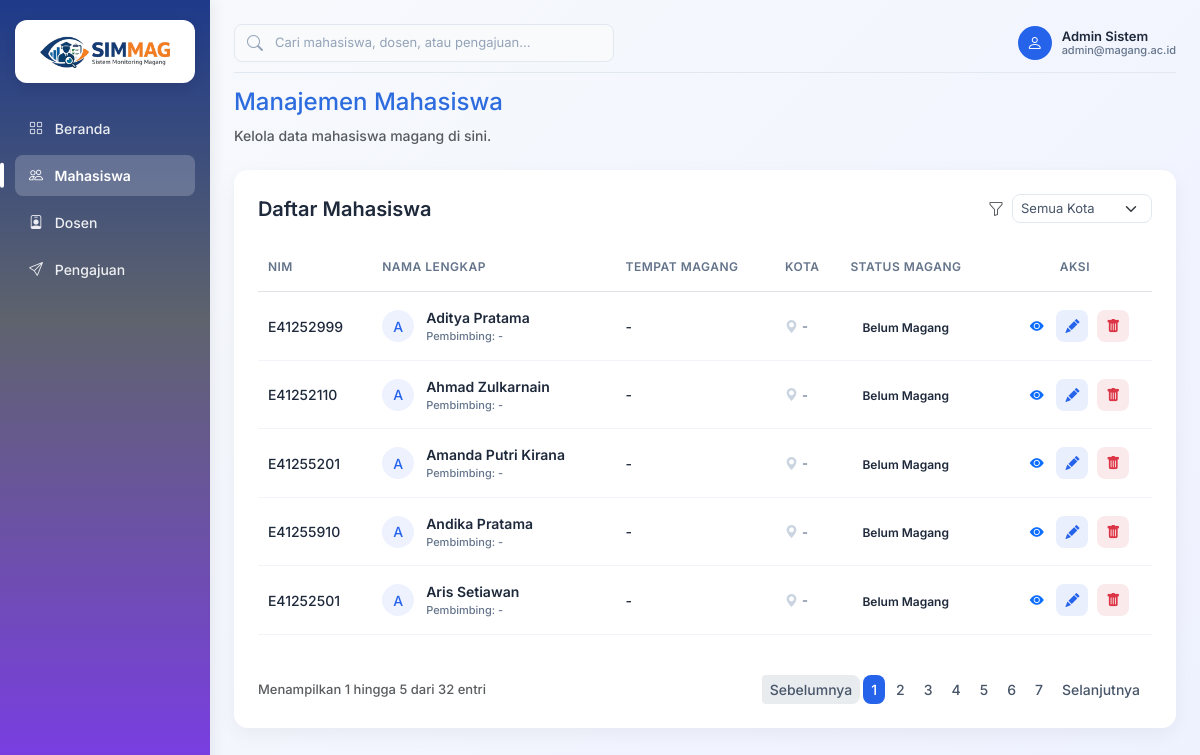
The app's page /admin/mahasiswa.php (signed in) with its own data.
### tables this page shows
CREATE TABLE `mahasiswa` (
  `id_mahasiswa` int(11) NOT NULL,
  `NIM` varchar(20) NOT NULL,
  `nama` varchar(100) NOT NULL,
  `email` varchar(100) NOT NULL,
  `prodi` varchar(100) NOT NULL,
  `password` varchar(255) NOT NULL,
  `no_hp` varchar(20) DEFAULT NULL
);

### config/paging.php (called while the page is built)
<?php
$page_active = $_GET['page'] ?? 1;
$limit = $limit ?? 5;
$offset = ($page_active - 1) * $limit;
$stmtTotal = $conn->prepare($count_query);
$stmtTotal->execute($count_params ?? []);
$total_data = $stmtTotal->fetch(PDO::FETCH_ASSOC)['total'];
$total_page = ceil($total_data / $limit);
$start_data = ($page_active - 1) * $limit + 1;
$end_data = min($start_data + $limit - 1, $total_data);
?>

### admin/mahasiswa.php (the view, shortened to what this page needs)
<?php
$db = new Database();
$conn = $db->getConnection();
$page = "mahasiswa";
$count_query = "
    SELECT COUNT(*) as total
    FROM mahasiswa
";
include '../config/paging.php';
$query = "
    SELECT
        m.*,
        pm.tempat_magang,
        pm.status_pendaftaran,
        pm.id_dosen,
        d.nama AS nama_dosen,
        p.kota
    FROM mahasiswa m
    LEFT JOIN pendaftaran_magang pm ON m.id_mahasiswa = pm.id_mahasiswa
    LEFT JOIN dosen d ON pm.id_dosen = d.id_dosen
    LEFT JOIN pengajuan p ON pm.id_pengajuan = p.id_pengajuan
";
$query .= "
    ORDER BY m.nama ASC
    LIMIT $limit
    OFFSET $offset
";
$stmtMahasiswa = $conn->prepare($query);
$stmtMahasiswa->execute();
$data_mahasiswa = $stmtMahasiswa->fetchAll(PDO::FETCH_ASSOC);
?>
<!DOCTYPE html>
<html lang="id">
<head>
    <link href="https://cdn.jsdelivr.net/npm/bootstrap@5.3.0/dist/css/bootstrap.min.css" rel="stylesheet">
    <link href="https://cdn.jsdelivr.net/npm/bootstrap-icons/font/bootstrap-icons.css" rel="stylesheet">
    <link rel="stylesheet" href="assets/css/admin.css">
    <link rel="stylesheet" href="assets/css/mahasiswa.css">
</head>
<body>
    <div class="d-flex">
        <div class="sidebar d-flex flex-column">
            <div>
                <div class="logo-container">
                    <img src="assets/logo.png" class="logo-sidebar" alt="Logo">
                </div>
                <a href="beranda.php" class="<?= ($page == 'beranda') ? 'active' : '' ?>">
                    <i class="bi bi-grid me-2"></i> Beranda
                </a>
                <a href="mahasiswa.php" class="<?= ($page == 'mahasiswa') ? 'active' : '' ?>">
                    <i class="bi bi-people me-2"></i> Mahasiswa
                </a>
                <a href="dosen.php" class="<?= ($page == 'dosen') ? 'active' : '' ?>">
                    <i class="bi bi-person-badge me-2"></i> Dosen
                </a>
                <a href="pengajuan.php" class="<?= ($page == 'pengajuan') ? 'active' : '' ?>">
                    <i class="bi bi-send me-2"></i> Pengajuan
                </a>
            </div>
        </div>
        <div class="p-4 w-100">
            <div class="header-top">
                <form action="search.php" method="GET" class="search-box m-0">
                    <i class="bi bi-search"></i>
                    <input type="text" name="q" placeholder="Cari mahasiswa, dosen, atau pengajuan..." value="<?= isset($_GET['q']) ? htmlspecialchars($_GET['q']) : '' ?>" required>
                </form>
                <div class="profile-section">
                    <div class="profile-wrapper">
                        <div class="profile-info" id="profileToggle" style="cursor:pointer;">
                            <div class="profile-avatar">
                                <i class="bi bi-person"></i>
                            </div>
                            <div class="profile-text">
                                <div class="name">Admin Sistem</div>
                                <div class="email">admin@magang.ac.id</div>
                            </div>
                        </div>
                    </div>
                </div>
            </div>
            <div class="mb-4">
                <h4 style="color:#2d6cdf;">Manajemen Mahasiswa</h4>
                <p class="text-muted mb-0" style="font-size:14px;">Kelola data mahasiswa magang di sini.</p>
            </div>
            <div class="table-card">
                <div class="table-header">
                    <h5 class="m-0" style="color: #1e293b;">Daftar Mahasiswa</h5>
                    <div class="d-flex gap-3 align-items-center">
                        <div class="d-flex align-items-center">
                            <i class="bi bi-funnel text-muted me-2"></i>
                            <form method="GET">
                                <select name="kota" class="form-select form-select-sm" onchange="this.form.submit()" style="border-radius: 8px; font-size: 13px; color: #475569; width: 140px; border-color: #e2e8f0;">
                                    <option value="">Semua Kota</option>
                                </select>
                            </form>
                        </div>
                    </div>
                </div>
                <div class="table-responsive">
                    <table class="table table-borderless align-middle">
                        <thead>
                            <tr>
                                <th>NIM</th>
                                <th>Nama Lengkap</th>
                                <th>Tempat Magang</th>
                                <th>Kota</th>
                                <th>Status Magang</th>
                                <th class="text-center">Aksi</th>
                            </tr>
                        </thead>
                        <tbody>
                            <?php foreach ($data_mahasiswa as $mhs): ?>
                                <tr>
                                    <td><?= $mhs['NIM'] ?></td>
                                    <td>
                                        <div class="d-flex align-items-center">
                                            <div class="profile-avatar" style="width: 32px; height: 32px; font-size: 14px; margin-right: 12px; background: #eef2ff; color: #2563eb;">
                                                <?= substr($mhs['nama'], 0, 1) ?>
                                            </div>
                                            <div>
                                                <div style="font-weight: 600;"><?= $mhs['nama'] ?></div>
                                                <div style="font-size: 11px; color: #64748b;">Pembimbing: <?= $mhs['nama_dosen'] ?? '-' ?></div>
                                            </div>
                                        </div>
                                    </td>
                                    <td><?= $mhs['tempat_magang'] ?? '-' ?></td>
                                    <td>
                                        <span style="font-size: 13px; color: #64748b;">
                                            <i class="bi bi-geo-alt-fill me-1" style="color: #cbd5e1;"></i><?= $mhs['kota'] ?? '-' ?>
                                        </span>
                                    </td>
                                    <td>
                                        <span class="badge-status status-<?= strtolower($mhs['status_pendaftaran'] ?? 'belum') ?>">
                                            <?= $mhs['status_pendaftaran'] ?? 'Belum Magang' ?>
                                        </span>
                                    </td>
                                    <td class="text-center">
                                        <a href="detail_mahasiswa.php?id=<?= $mhs['id_mahasiswa'] ?>" class="btn-action" title="Detail Mahasiswa">
                                            <i class="bi bi-eye-fill"></i>
                                        </a>
                                        <a href="#" class="btn-action btn-edit"
                                            data-id="<?= $mhs['id_mahasiswa'] ?>"
                                            data-nama="<?= $mhs['nama'] ?>"
                                            data-nim="<?= $mhs['NIM'] ?>"
                                            data-tempat="<?= $mhs['tempat_magang'] ?>"
                                            data-kota="<?= $mhs['kota'] ?>"
                                            data-status="<?= $mhs['status_pendaftaran'] ?>"
                                            data-dosen="<?= $mhs['id_dosen'] ?? '' ?>"
                                            title="Edit Data">
                                            <i class="bi bi-pencil-fill"></i>
                                        </a>
                                        <a href="#" class="btn-action btn-delete" data-id="<?= $mhs['id_mahasiswa'] ?>" title="Hapus Data">
                                            <i class="bi bi-trash-fill"></i>
                                        </a>
                                    </td>
                                </tr>
                            <?php endforeach; ?>
                        </tbody>
                    </table>
                </div>
                <?php include '../config/pagination.php'; ?>
            </div>
        </div>
    </div>
</body>
</html>

### config/pagination.php
<nav class="mt-4 d-flex justify-content-between align-items-center">
    <span class="text-muted" style="font-size: 13px;">
        Menampilkan <?= $start_data ?> hingga <?= $end_data ?> dari <?= $total_data ?> entri
    </span>
    <ul class="pagination pagination-sm m-0">
        <li class="page-item <?= ($page_active <= 1) ? 'disabled' : '' ?>">
            <a class="page-link" href="?page=<?= $page_active - 1 ?>">Sebelumnya</a>
        </li>
        <?php for ($i = 1; $i <= $total_page; $i++) : ?>
            <li class="page-item <?= ($i == $page_active) ? 'active' : '' ?>">
                <a class="page-link" href="?page=<?= $i ?>"><?= $i ?></a>
            </li>
        <?php endfor; ?>
        <li class="page-item <?= ($page_active >= $total_page) ? 'disabled' : '' ?>">
            <a class="page-link" href="?page=<?= $page_active + 1 ?>">Selanjutnya</a>
        </li>
    </ul>
</nav>

### admin/assets/css/admin.css (style rules this page uses)
body { font-family: 'Inter', sans-serif; font-weight: 500; background: linear-gradient(135deg, #f8fafc 0%, #eef2ff 100%); }
h5, h6 { font-weight: 600; }
p, small { font-weight: 500; }
.sidebar { width: 250px; min-height: 100vh; background: linear-gradient(180deg, #1e3a8a 0%, #5e636d 40%, #7c3aed 100%); padding: 20px 15px; box-shadow: 2px 0 15px rgba(0,0,0,0.08); }
.logo-container { background: #ffffff; padding: 15px; border-radius: 12px; margin-bottom: 25px; box-shadow: 0 4px 12px rgba(0,0,0,0.1); display: flex; justify-content: center; align-items: center; }
.logo-sidebar { width: 130px; display: block; }
.sidebar a { position: relative; color: rgba(255,255,255,0.9); display: block; padding: 10px 14px; border-radius: 8px; text-decoration: none; margin-bottom: 6px; font-size: 14px; font-weight: 500; transition: all 0.25s ease; }
.sidebar a.active { background: rgba(255,255,255,0.2); color: #fff; font-weight: 600; }
.sidebar a.active::before { content: ""; position: absolute; left: -15px; top: 50%; transform: translateY(-50%); width: 4px; height: 60%; background: #fff; border-radius: 4px; }
.header-top { display: flex; justify-content: space-between; align-items: center; padding-bottom: 10px; border-bottom: 1px solid #e2e8f0; margin-bottom: 15px; }
.search-box { display: flex; align-items: center; background-color: #f8fafc; border: 1px solid #e2e8f0; border-radius: 8px; padding: 6px 12px; width: 380px; }
.search-box i { color: #94a3b8; margin-right: 10px; }
.search-box input { border: none; background: transparent; width: 100%; outline: none; color: #475569; font-size: 13px; }
.search-box input::placeholder { color: #94a3b8; }
.profile-section { display: flex; align-items: center; }
.profile-info { display: flex; align-items: center; }
.profile-avatar { width: 34px; height: 34px; border-radius: 50%; background-color: #2563eb; color: white; display: flex; align-items: center; justify-content: center; font-size: 16px; margin-right: 10px; }
.profile-text { line-height: 1.2; }
.profile-text .name { font-weight: 600; font-size: 13px; color: #1e293b; }
.profile-text .email { font-size: 11px; color: #64748b; }
.profile-wrapper { position: relative; }
.table-card { background: #fff; border-radius: 14px; box-shadow: 0 6px 20px rgba(0,0,0,0.05); padding: 24px; }
.table-header { display: flex; justify-content: space-between; align-items: center; margin-bottom: 20px; }
.table th { font-weight: 600; color: #64748b; border-bottom-width: 1px; font-size: 12px; text-transform: uppercase; letter-spacing: 0.5px; padding: 15px 10px; }
.table td { vertical-align: middle; font-weight: 500; color: #1e293b; font-size: 14px; padding: 15px 10px; border-bottom: 1px solid #f1f5f9; }
.table tbody tr { transition: background 0.2s ease; }
.badge-status { padding: 6px 12px; border-radius: 6px; font-size: 12px; font-weight: 600; }
.btn-action { width: 32px; height: 32px; border-radius: 8px; display: inline-flex; align-items: center; justify-content: center; border: none; transition: all 0.2s; text-decoration: none; font-size: 14px; }
.btn-edit { background: rgba(37, 99, 235, 0.1); color: #2563eb; }
.btn-delete { background: rgba(220, 53, 69, 0.1); color: #dc3545; margin-left: 5px; }
.pagination .page-link { color: #475569; border: none; margin: 0 4px; border-radius: 8px; font-weight: 500; }
.pagination .page-item.active .page-link { background-color: #2563eb; color: white; }

### records on screen
mahasiswa: NIM "E41252999", nama "A", nama "Aditya Pratama", nama_dosen "-", tempat_magang "-", kota "-", status_pendaftaran "Belum Magang"
mahasiswa: NIM "E41252110", nama "A", nama "Ahmad Zulkarnain", nama_dosen "-", tempat_magang "-", kota "-", status_pendaftaran "Belum Magang"
mahasiswa: NIM "E41255201", nama "A", nama "Amanda Putri Kirana", nama_dosen "-", tempat_magang "-", kota "-", status_pendaftaran "Belum Magang"
mahasiswa: NIM "E41255910", nama "A", nama "Andika Pratama", nama_dosen "-", tempat_magang "-", kota "-", status_pendaftaran "Belum Magang"
mahasiswa: NIM "E41252501", nama "A", nama "Aris Setiawan", nama_dosen "-", tempat_magang "-", kota "-", status_pendaftaran "Belum Magang"

### other values on screen
$start_data "1"
$end_data "5"
$total_data "32"
